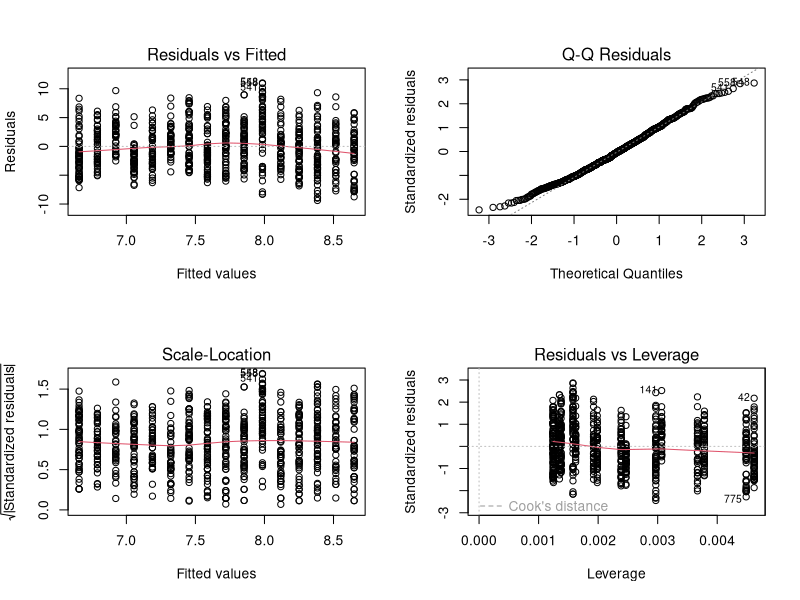
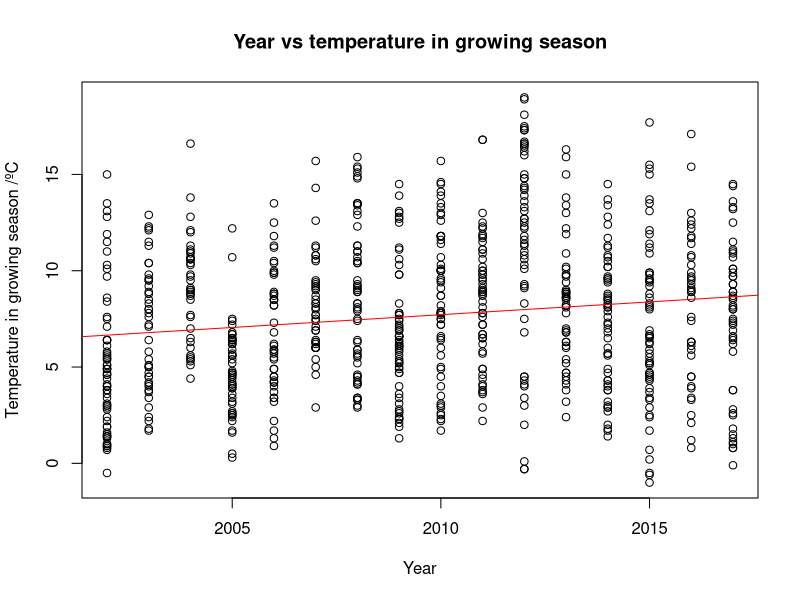
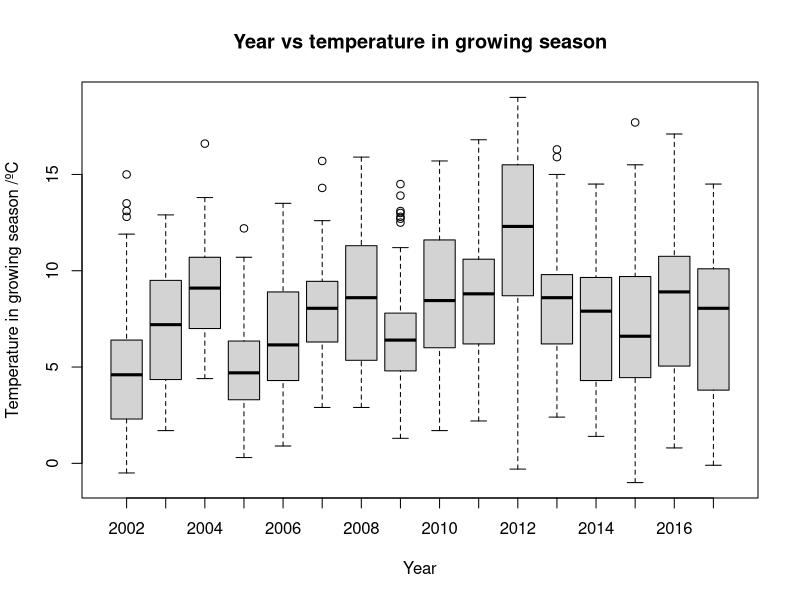

These charts were generated, in order, by the following R code:
# Analia Cabello Cano

# Linear regression analysis

# Year vs temp during growing season

grow_ssn_data <- read.csv("my_data_frames/growing_season_data.csv")
grow_ssn_data <- data.frame(grow_ssn_data)

model <- lm(temp ~ Year, data=grow_ssn_data)
summary(model)

# Checking the assumptions required to use linear regression graphically
par(mfrow = c(2, 2))
plot(model)

# Plotting the model to see
# Each dot is a day of the growing season
par(mfrow = c(1, 1))
plot(grow_ssn_data$Year, grow_ssn_data$temp, xlab="Year",ylab="Temperature in growing season /ºC", main = "Year vs temperature in growing season")
abline(model, col = "red")


# ANOVA - which shows that there some years have growing seasons with different growing temperatures
# It doesn't say that there is an increasing trend though
grow_ssn_data$Year <- as.factor(grow_ssn_data$Year)

model2 <- lm(temp ~ Year, data=grow_ssn_data)
anova(model2)

par(mfrow = c(1, 1))
plot(grow_ssn_data$Year, grow_ssn_data$temp, xlab="Year",ylab="Temperature in growing season /ºC", main = "Year vs temperature in growing season")